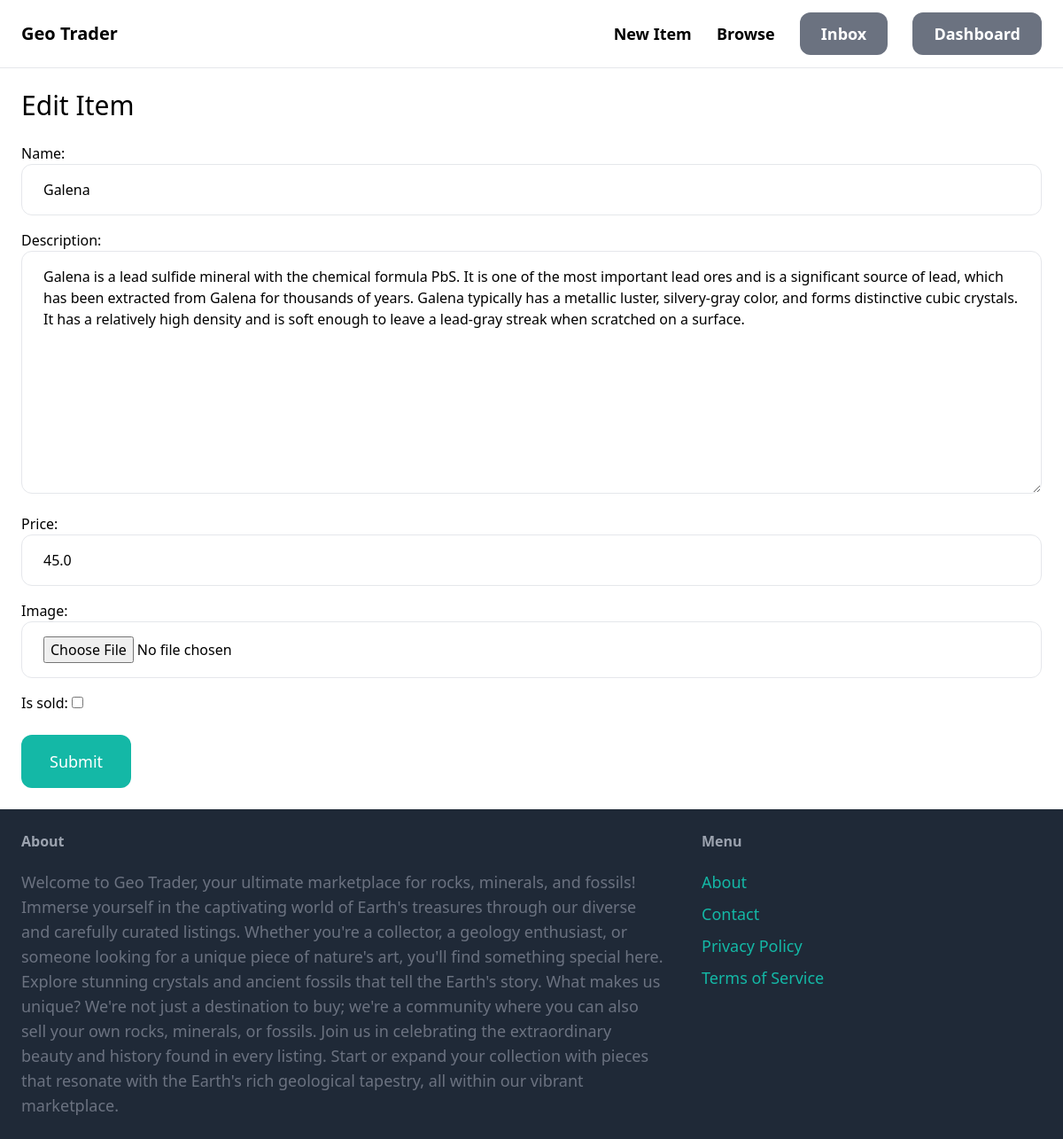
The page /items/3/edit/ (signed in) on the database its author committed.
### item/models.py (models this page shows, shortened)
class Item(models.Model):
    category = models.ForeignKey(Category, related_name = "items", on_delete = models.CASCADE)
    name = models.CharField(max_length=255)
    description = models.TextField(blank = True, null = True)
    price = models.FloatField(default = 0.00)
    image = models.ImageField(upload_to = "item_images", blank = True, null = True, default = "image/default.jpg")
    is_sold = models.BooleanField(default = False)
    created_by = models.ForeignKey(User, related_name = "items", on_delete = models.CASCADE)
    created_at = models.DateTimeField(auto_now_add = True)

### item/views.py (the view)
# urls.py: path("<int:pk>/edit/", views.edit, name = "edit")
@login_required
def edit(request, pk):
    item = get_object_or_404(Item, pk=pk, created_by=request.user)
    if request.method == "POST":
            form = EditItemForm(request.POST, request.FILES, instance=item)
            if form.is_valid():
                form.save()
                return redirect("item:detail", pk = item.id)
    else:
        form = EditItemForm(instance=item)
    return render(request, "item/form.html", {
        "form": form,
        "title": "Edit Item",
    })

### item/forms.py
class EditItemForm(forms.ModelForm):
    class Meta:
        model = Item
        fields = ("name", "description", "price", "image", "is_sold")
        widgets = {
            "name": forms.TextInput(attrs = {
                "class": INPUT_CLASSES
            }),
            "description": forms.Textarea(attrs = {
                "class": INPUT_CLASSES
            }),
            "price": forms.TextInput(attrs = {
                "class": INPUT_CLASSES
            }),
            "image": forms.FileInput(attrs = {
                "class": INPUT_CLASSES
            }),
        }

### item/templates/item/form.html (shortened to what this page needs)
{% extends "core/base.html" %}
{% block content %}
<h1 class="mb-6 text-3xl">{{ title }}</h1>
<form method="post" action="." encrypt="multipart/form-data">
    <div class="space-y-4">
        {{ form.as_p }}
    </div>
    <button class="mt-6 py-4 px-8 text-lg bg-teal-500 hover:bg-teal-700 rounded-xl text-white">
        Submit
    </button>
</form>
{% endblock %}

### rows shown on the page
Item: name "Galena", description "Galena is a lead sulfide mineral with the chemical formula PbS. It is one of the most important lead ores and is a significant source of lead, which has been extracted from Galena for thousands of years. Galena typically has a metallic luster, silvery-gray color, and forms distinctive cubic crystals. It has a relatively high density and is soft enough to leave a lead-gray streak when scratched on a surface.", price "45.0"

### other values the page prints
{{ title }} "Edit Item"
